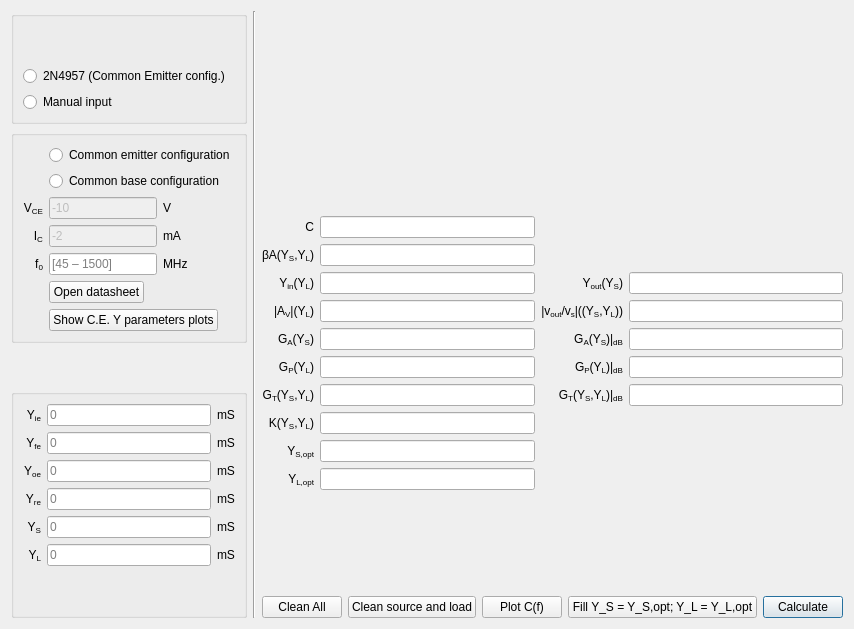
      <widget class="QWidget" name="tab_5">
       <attribute name="title">
        <string>Y</string>
       </attribute>
       <layout class="QGridLayout" name="gridLayout_5">
        <item row="2" column="0">
         <spacer name="verticalSpacer">
          <property name="orientation">
           <enum>Qt::Vertical</enum>
          </property>
          <property name="sizeHint" stdset="0">
           <size>
            <width>20</width>
            <height>40</height>
           </size>
          </property>
         </spacer>
        </item>
        <item row="4" column="2">
         <spacer name="verticalSpacer_5">
          <property name="orientation">
           <enum>Qt::Vertical</enum>
          </property>
          <property name="sizeType">
           <enum>QSizePolicy::Minimum</enum>
          </property>
          <property name="sizeHint" stdset="0">
           <size>
            <width>20</width>
            <height>40</height>
           </size>
          </property>
         </spacer>
        </item>
        <item row="5" column="2">
         <layout class="QHBoxLayout" name="horizontalLayout_2">
          <item>
           <widget class="QPushButton" name="Clean_all_button_4">
            <property name="text">
             <string>Clean All</string>
            </property>
           </widget>
          </item>
          <item>
           <widget class="QPushButton" name="Clean_button_3">
            <property name="text">
             <string>Clean source and load</string>
            </property>
           </widget>
          </item>
          <item>
           <widget class="QPushButton" name="plot_C_f0_button">
            <property name="text">
             <string>Plot C(f)</string>
            </property>
            <property name="autoDefault">
             <bool>false</bool>
            </property>
            <property name="default">
             <bool>false</bool>
            </property>
            <property name="flat">
             <bool>false</bool>
            </property>
           </widget>
          </item>
          <item>
           <widget class="QPushButton" name="Fill_ys_yl_opt_button">
            <property name="text">
             <string>Fill Y_S = Y_S,opt; Y_L = Y_L,opt</string>
            </property>
           </widget>
          </item>
          <item>
           <widget class="QPushButton" name="Calculate_button_4">
            <property name="text">
             <string>Calculate</string>
            </property>
            <property name="autoDefault">
             <bool>true</bool>
            </property>
            <property name="default">
             <bool>true</bool>
            </property>
           </widget>
          </item>
         </layout>
        </item>
        <item row="3" column="0" rowspan="3">
         <widget class="QGroupBox" name="groupBox">
          <property name="title">
           <string/>
          </property>
          <layout class="QGridLayout" name="gridLayout">
           <item row="4" column="1">
            <widget class="QLineEdit" name="y_s_box_2">
             <property name="placeholderText">
              <string>0</string>
             </property>
            </widget>
           </item>
           <item row="5" column="2">
            <widget class="QLabel" name="label_10">
             <property name="text">
              <string>mS</string>
             </property>
            </widget>
           </item>
           <item row="4" column="2">
            <widget class="QLabel" name="label_9">
             <property name="text">
              <string>mS</string>
             </property>
            </widget>
           </item>
           <item row="2" column="2">
            <widget class="QLabel" name="label_129">
             <property name="text">
              <string>mS</string>
             </property>
            </widget>
           </item>
           <item row="3" column="0">
            <widget class="QLabel" name="label_78">
             <property name="sizePolicy">
              <sizepolicy hsizetype="Minimum" vsizetype="Preferred">
               <horstretch>0</horstretch>
               <verstretch>0</verstretch>
              </sizepolicy>
             </property>
             <property name="toolTip">
              <string notr="true"/>
             </property>
             <property name="statusTip">
              <string notr="true"/>
             </property>
             <property name="whatsThis">
              <string notr="true"/>
             </property>
             <property name="accessibleName">
              <string notr="true"/>
             </property>
             <property name="accessibleDescription">
              <string notr="true"/>
             </property>
             <property name="text">
              <string>&lt;html&gt;&lt;head/&gt;&lt;body&gt;&lt;p&gt;Y&lt;span style=&quot; vertical-align:sub;&quot;&gt;re&lt;/span&gt;&lt;/p&gt;&lt;/body&gt;&lt;/html&gt;</string>
             </property>
             <property name="alignment">
              <set>Qt::AlignRight|Qt::AlignTrailing|Qt::AlignVCenter</set>
             </property>
            </widget>
           </item>
           <item row="4" column="0">
            <widget class="QLabel" name="label_120">
             <property name="sizePolicy">
              <sizepolicy hsizetype="Minimum" vsizetype="Preferred">
               <horstretch>0</horstretch>
               <verstretch>0</verstretch>
              </sizepolicy>
             </property>
             <property name="text">
              <string>Y&lt;sub&gt;S&lt;/sub&gt;</string>
             </property>
             <property name="alignment">
              <set>Qt::AlignRight|Qt::AlignTrailing|Qt::AlignVCenter</set>
             </property>
            </widget>
           </item>
           <item row="3" column="1">
            <widget class="QLineEdit" name="y_r_box_2">
             <property name="placeholderText">
              <string>0</string>
             </property>
            </widget>
           </item>
           <item row="5" column="0">
            <widget class="QLabel" name="label_119">
             <property name="sizePolicy">
              <sizepolicy hsizetype="Minimum" vsizetype="Preferred">
               <horstretch>0</horstretch>
               <verstretch>0</verstretch>
              </sizepolicy>
             </property>
             <property name="text">
              <string>Y&lt;sub&gt;L&lt;/sub&gt;</string>
             </property>
             <property name="alignment">
              <set>Qt::AlignRight|Qt::AlignTrailing|Qt::AlignVCenter</set>
             </property>
            </widget>
           </item>
           <item row="3" column="2">
            <widget class="QLabel" name="label_128">
             <property name="text">
              <string>mS</string>
             </property>
            </widget>
           </item>
           <item row="5" column="1">
            <widget class="QLineEdit" name="y_L_box_2">
             <property name="placeholderText">
              <string>0</string>
             </property>
            </widget>
           </item>
           <item row="1" column="1">
            <widget class="QLineEdit" name="y_f_box_2">
             <property name="placeholderText">
              <string>0</string>
             </property>
            </widget>
           </item>
           <item row="0" column="2">
            <widget class="QLabel" name="label_127">
             <property name="text">
              <string>mS</string>
             </property>
            </widget>
           </item>
           <item row="1" column="2">
            <widget class="QLabel" name="label_121">
             <property name="text">
              <string>mS</string>
             </property>
            </widget>
           </item>
           <item row="2" column="0">
            <widget class="QLabel" name="label_79">
             <property name="sizePolicy">
              <sizepolicy hsizetype="Minimum" vsizetype="Preferred">
               <horstretch>0</horstretch>
               <verstretch>0</verstretch>
              </sizepolicy>
             </property>
             <property name="toolTip">
              <string notr="true"/>
             </property>
             <property name="statusTip">
              <string notr="true"/>
             </property>
             <property name="whatsThis">
              <string notr="true"/>
             </property>
             <property name="accessibleName">
              <string notr="true"/>
             </property>
             <property name="accessibleDescription">
              <string notr="true"/>
             </property>
             <property name="text">
              <string>&lt;html&gt;&lt;head/&gt;&lt;body&gt;&lt;p&gt;Y&lt;span style=&quot; vertical-align:sub;&quot;&gt;oe&lt;/span&gt;&lt;/p&gt;&lt;/body&gt;&lt;/html&gt;</string>
             </property>
             <property name="alignment">
              <set>Qt::AlignRight|Qt::AlignTrailing|Qt::AlignVCenter</set>
             </property>
            </widget>
           </item>
           <item row="2" column="1">
            <widget class="QLineEdit" name="y_o_box_2">
             <property name="placeholderText">
              <string>0</string>
             </property>
            </widget>
           </item>
           <item row="0" column="1">
            <widget class="QLineEdit" name="y_i_box_2">
             <property name="placeholderText">
              <string>0</string>
             </property>
            </widget>
           </item>
           <item row="0" column="0">
            <widget class="QLabel" name="label_20">
             <property name="toolTip">
              <string notr="true"/>
             </property>
             <property name="statusTip">
              <string notr="true"/>
             </property>
             <property name="whatsThis">
              <string notr="true"/>
             </property>
             <property name="accessibleName">
              <string notr="true"/>
             </property>
             <property name="accessibleDescription">
              <string notr="true"/>
             </property>
             <property name="text">
              <string>&lt;html&gt;&lt;head/&gt;&lt;body&gt;&lt;p&gt;Y&lt;span style=&quot; vertical-align:sub;&quot;&gt;ie&lt;/span&gt;&lt;/p&gt;&lt;/body&gt;&lt;/html&gt;</string>
             </property>
             <property name="alignment">
              <set>Qt::AlignRight|Qt::AlignTrailing|Qt::AlignVCenter</set>
             </property>
            </widget>
           </item>
           <item row="1" column="0">
            <widget class="QLabel" name="label_81">
             <property name="sizePolicy">
              <sizepolicy hsizetype="Minimum" vsizetype="Preferred">
               <horstretch>0</horstretch>
               <verstretch>0</verstretch>
              </sizepolicy>
             </property>
             <property name="toolTip">
              <string notr="true"/>
             </property>
             <property name="statusTip">
              <string notr="true"/>
             </property>
             <property name="whatsThis">
              <string notr="true"/>
             </property>
             <property name="accessibleName">
              <string notr="true"/>
             </property>
             <property name="accessibleDescription">
              <string notr="true"/>
             </property>
             <property name="text">
              <string>&lt;html&gt;&lt;head/&gt;&lt;body&gt;&lt;p&gt;Y&lt;span style=&quot; vertical-align:sub;&quot;&gt;fe&lt;/span&gt;&lt;/p&gt;&lt;/body&gt;&lt;/html&gt;</string>
             </property>
             <property name="alignment">
              <set>Qt::AlignRight|Qt::AlignTrailing|Qt::AlignVCenter</set>
             </property>
            </widget>
           </item>
           <item row="6" column="1">
            <spacer name="verticalSpacer_2">
             <property name="orientation">
              <enum>Qt::Vertical</enum>
             </property>
             <property name="sizeHint" stdset="0">
              <size>
               <width>20</width>
               <height>40</height>
              </size>
             </property>
            </spacer>
           </item>
          </layout>
         </widget>
        </item>
        <item row="1" column="0">
         <widget class="QGroupBox" name="groupBox_4">
          <property name="title">
           <string/>
          </property>
          <layout class="QGridLayout" name="gridLayout_3">
           <item row="0" column="1" colspan="2">
            <widget class="QRadioButton" name="radioButton_CE">
             <property name="text">
              <string>Common emitter configuration</string>
             </property>
            </widget>
           </item>
           <item row="1" column="1" colspan="2">
            <widget class="QRadioButton" name="radioButton_CB">
             <property name="text">
              <string>Common base configuration</string>
             </property>
            </widget>
           </item>
           <item row="2" column="0">
            <widget class="QLabel" name="label_165">
             <property name="sizePolicy">
              <sizepolicy hsizetype="Fixed" vsizetype="Preferred">
               <horstretch>0</horstretch>
               <verstretch>0</verstretch>
              </sizepolicy>
             </property>
             <property name="layoutDirection">
              <enum>Qt::RightToLeft</enum>
             </property>
             <property name="text">
              <string>&lt;html&gt;&lt;head/&gt;&lt;body&gt;&lt;p&gt;V&lt;span style=&quot; vertical-align:sub;&quot;&gt;CE&lt;/span&gt;&lt;/p&gt;&lt;/body&gt;&lt;/html&gt;</string>
             </property>
             <property name="alignment">
              <set>Qt::AlignRight|Qt::AlignTrailing|Qt::AlignVCenter</set>
             </property>
            </widget>
           </item>
           <item row="2" column="1">
            <widget class="QLineEdit" name="vce_box_2">
             <property name="enabled">
              <bool>false</bool>
             </property>
             <property name="sizePolicy">
              <sizepolicy hsizetype="Fixed" vsizetype="Fixed">
               <horstretch>0</horstretch>
               <verstretch>0</verstretch>
              </sizepolicy>
             </property>
             <property name="text">
              <string>-10</string>
             </property>
            </widget>
           </item>
           <item row="2" column="2">
            <widget class="QLabel" name="label_37">
             <property name="sizePolicy">
              <sizepolicy hsizetype="Minimum" vsizetype="Preferred">
               <horstretch>0</horstretch>
               <verstretch>0</verstretch>
              </sizepolicy>
             </property>
             <property name="text">
              <string>V</string>
             </property>
            </widget>
           </item>
           <item row="3" column="0">
            <widget class="QLabel" name="label_166">
             <property name="sizePolicy">
              <sizepolicy hsizetype="Fixed" vsizetype="Preferred">
               <horstretch>0</horstretch>
               <verstretch>0</verstretch>
              </sizepolicy>
             </property>
             <property name="layoutDirection">
              <enum>Qt::RightToLeft</enum>
             </property>
             <property name="text">
              <string>&lt;html&gt;&lt;head/&gt;&lt;body&gt;&lt;p&gt;I&lt;span style=&quot; vertical-align:sub;&quot;&gt;C&lt;/span&gt;&lt;/p&gt;&lt;/body&gt;&lt;/html&gt;</string>
             </property>
             <property name="alignment">
              <set>Qt::AlignRight|Qt::AlignTrailing|Qt::AlignVCenter</set>
             </property>
            </widget>
           </item>
           <item row="3" column="1">
            <widget class="QLineEdit" name="vce_box_3">
             <property name="enabled">
              <bool>false</bool>
             </property>
             <property name="sizePolicy">
              <sizepolicy hsizetype="Fixed" vsizetype="Fixed">
               <horstretch>0</horstretch>
               <verstretch>0</verstretch>
              </sizepolicy>
             </property>
             <property name="text">
              <string>-2</string>
             </property>
            </widget>
           </item>
           <item row="3" column="2">
            <widget class="QLabel" name="label_38">
             <property name="sizePolicy">
              <sizepolicy hsizetype="Minimum" vsizetype="Preferred">
               <horstretch>0</horstretch>
               <verstretch>0</verstretch>
              </sizepolicy>
             </property>
             <property name="text">
              <string>mA</string>
             </property>
            </widget>
           </item>
           <item row="4" column="0">
            <widget class="QLabel" name="label_118">
             <property name="sizePolicy">
              <sizepolicy hsizetype="Fixed" vsizetype="Preferred">
               <horstretch>0</horstretch>
               <verstretch>0</verstretch>
              </sizepolicy>
             </property>
             <property name="layoutDirection">
              <enum>Qt::RightToLeft</enum>
             </property>
             <property name="text">
              <string>f&lt;sub&gt;0&lt;/sub&gt;</string>
             </property>
             <property name="alignment">
              <set>Qt::AlignRight|Qt::AlignTrailing|Qt::AlignVCenter</set>
             </property>
            </widget>
           </item>
           <item row="4" column="1">
            <widget class="QLineEdit" name="f0_box_2">
             <property name="sizePolicy">
              <sizepolicy hsizetype="Fixed" vsizetype="Fixed">
               <horstretch>0</horstretch>
               <verstretch>0</verstretch>
              </sizepolicy>
             </property>
             <property name="placeholderText">
              <string>[45 – 1500]</string>
             </property>
            </widget>
           </item>
           <item row="4" column="2">
            <widget class="QLabel" name="label_8">
             <property name="sizePolicy">
              <sizepolicy hsizetype="Minimum" vsizetype="Preferred">
               <horstretch>0</horstretch>
               <verstretch>0</verstretch>
              </sizepolicy>
             </property>
             <property name="text">
              <string>MHz</string>
             </property>
            </widget>
           </item>
           <item row="5" column="1">
            <widget class="QPushButton" name="open_datasheet_Y_button">
             <property name="sizePolicy">
              <sizepolicy hsizetype="Fixed" vsizetype="Fixed">
               <horstretch>0</horstretch>
               <verstretch>0</verstretch>
              </sizepolicy>
             </property>
             <property name="text">
              <string>Open datasheet</string>
             </property>
            </widget>
           </item>
           <item row="6" column="1" colspan="2">
            <widget class="QPushButton" name="show_plots_button">
             <property name="sizePolicy">
              <sizepolicy hsizetype="Fixed" vsizetype="Fixed">
               <horstretch>0</horstretch>
               <verstretch>0</verstretch>
              </sizepolicy>
             </property>
             <property name="text">
              <string notr="true">Show C.E. Y parameters plots</string>
             </property>
            </widget>
           </item>
          </layout>
         </widget>
        </item>
        <item row="0" column="2" rowspan="4">
         <layout class="QGridLayout" name="gridLayout_2">
          <item row="7" column="1">
           <widget class="QLineEdit" name="GP_box_2">
            <property name="readOnly">
             <bool>true</bool>
            </property>
           </widget>
          </item>
          <item row="6" column="3">
           <widget class="QLineEdit" name="GA_box_dB_2">
            <property name="readOnly">
             <bool>true</bool>
            </property>
           </widget>
          </item>
          <item row="5" column="2">
           <widget class="QLabel" name="label_174">
            <property name="text">
             <string>&lt;html&gt;&lt;head/&gt;&lt;body&gt;&lt;p&gt;|v&lt;span style=&quot; vertical-align:sub;&quot;&gt;out&lt;/span&gt;/v&lt;span style=&quot; vertical-align:sub;&quot;&gt;s&lt;/span&gt;|((Y&lt;span style=&quot; vertical-align:sub;&quot;&gt;S&lt;/span&gt;,Y&lt;span style=&quot; vertical-align:sub;&quot;&gt;L&lt;/span&gt;))&lt;/p&gt;&lt;/body&gt;&lt;/html&gt;</string>
            </property>
            <property name="alignment">
             <set>Qt::AlignRight|Qt::AlignTrailing|Qt::AlignVCenter</set>
            </property>
           </widget>
          </item>
          <item row="4" column="3">
           <widget class="QLineEdit" name="y_out_box_2">
            <property name="sizePolicy">
             <sizepolicy hsizetype="Expanding" vsizetype="Fixed">
              <horstretch>0</horstretch>
              <verstretch>0</verstretch>
             </sizepolicy>
            </property>
            <property name="readOnly">
             <bool>true</bool>
            </property>
           </widget>
          </item>
          <item row="7" column="0">
           <widget class="QLabel" name="label_133">
            <property name="text">
             <string>G&lt;sub&gt;P&lt;/sub&gt;(Y&lt;sub&gt;L&lt;/sub&gt;)</string>
            </property>
            <property name="alignment">
             <set>Qt::AlignRight|Qt::AlignTrailing|Qt::AlignVCenter</set>
            </property>
           </widget>
          </item>
          <item row="10" column="0">
           <widget class="QLabel" name="label_134">
            <property name="text">
             <string>Y&lt;sub&gt;S,opt&lt;/sub&gt;</string>
            </property>
            <property name="alignment">
             <set>Qt::AlignRight|Qt::AlignTrailing|Qt::AlignVCenter</set>
            </property>
           </widget>
          </item>
          <item row="7" column="2">
           <widget class="QLabel" name="label_137">
            <property name="text">
             <string>&lt;html&gt;&lt;head/&gt;&lt;body&gt;&lt;p&gt;G&lt;span style=&quot; vertical-align:sub;&quot;&gt;P&lt;/span&gt;(Y&lt;span style=&quot; vertical-align:sub;&quot;&gt;L&lt;/span&gt;)|&lt;span style=&quot; vertical-align:sub;&quot;&gt;dB&lt;/span&gt;&lt;/p&gt;&lt;/body&gt;&lt;/html&gt;</string>
            </property>
            <property name="alignment">
             <set>Qt::AlignRight|Qt::AlignTrailing|Qt::AlignVCenter</set>
            </property>
           </widget>
          </item>
          <item row="4" column="1">
           <widget class="QLineEdit" name="y_in_box_2">
            <property name="readOnly">
             <bool>true</bool>
            </property>
           </widget>
          </item>
          <item row="8" column="3">
           <widget class="QLineEdit" name="GT_box_dB_2">
            <property name="readOnly">
             <bool>true</bool>
            </property>
           </widget>
          </item>
          <item row="5" column="0">
           <widget class="QLabel" name="label_173">
            <property name="text">
             <string>&lt;html&gt;&lt;head/&gt;&lt;body&gt;&lt;p&gt;|A&lt;span style=&quot; vertical-align:sub;&quot;&gt;V&lt;/span&gt;|(Y&lt;span style=&quot; vertical-align:sub;&quot;&gt;L&lt;/span&gt;)&lt;/p&gt;&lt;/body&gt;&lt;/html&gt;</string>
            </property>
            <property name="alignment">
             <set>Qt::AlignRight|Qt::AlignTrailing|Qt::AlignVCenter</set>
            </property>
           </widget>
          </item>
          <item row="6" column="2">
           <widget class="QLabel" name="label_136">
            <property name="text">
             <string>&lt;html&gt;&lt;head/&gt;&lt;body&gt;&lt;p&gt;G&lt;span style=&quot; vertical-align:sub;&quot;&gt;A&lt;/span&gt;(Y&lt;span style=&quot; vertical-align:sub;&quot;&gt;S&lt;/span&gt;)|&lt;span style=&quot; vertical-align:sub;&quot;&gt;dB&lt;/span&gt;&lt;/p&gt;&lt;/body&gt;&lt;/html&gt;</string>
            </property>
            <property name="alignment">
             <set>Qt::AlignRight|Qt::AlignTrailing|Qt::AlignVCenter</set>
            </property>
           </widget>
          </item>
          <item row="8" column="2">
           <widget class="QLabel" name="label_138">
            <property name="text">
             <string>&lt;html&gt;&lt;head/&gt;&lt;body&gt;&lt;p&gt;G&lt;span style=&quot; vertical-align:sub;&quot;&gt;T&lt;/span&gt;(Y&lt;span style=&quot; vertical-align:sub;&quot;&gt;S&lt;/span&gt;,Y&lt;span style=&quot; vertical-align:sub;&quot;&gt;L&lt;/span&gt;)|&lt;span style=&quot; vertical-align:sub;&quot;&gt;dB&lt;/span&gt;&lt;/p&gt;&lt;/body&gt;&lt;/html&gt;</string>
            </property>
            <property name="alignment">
             <set>Qt::AlignRight|Qt::AlignTrailing|Qt::AlignVCenter</set>
            </property>
           </widget>
          </item>
          <item row="9" column="0">
           <widget class="QLabel" name="label_132">
            <property name="text">
             <string>&lt;html&gt;&lt;head/&gt;&lt;body&gt;&lt;p&gt;K(Y&lt;span style=&quot; vertical-align:sub;&quot;&gt;S&lt;/span&gt;,Y&lt;span style=&quot; vertical-align:sub;&quot;&gt;L&lt;/span&gt;)&lt;/p&gt;&lt;/body&gt;&lt;/html&gt;</string>
            </property>
            <property name="alignment">
             <set>Qt::AlignRight|Qt::AlignTrailing|Qt::AlignVCenter</set>
            </property>
           </widget>
          </item>
          <item row="11" column="0">
           <widget class="QLabel" name="label_140">
            <property name="text">
             <string>Y&lt;sub&gt;L,opt&lt;/sub&gt;</string>
            </property>
            <property name="alignment">
             <set>Qt::AlignRight|Qt::AlignTrailing|Qt::AlignVCenter</set>
            </property>
           </widget>
          </item>
          <item row="7" column="3">
           <widget class="QLineEdit" name="GP_box_dB_2">
            <property name="readOnly">
             <bool>true</bool>
            </property>
           </widget>
          </item>
          <item row="3" column="0">
           <widget class="QLabel" name="label_143">
            <property name="text">
             <string>βA(Y&lt;sub&gt;S&lt;/sub&gt;,Y&lt;sub&gt;L&lt;/sub&gt;)</string>
            </property>
            <property name="alignment">
             <set>Qt::AlignRight|Qt::AlignTrailing|Qt::AlignVCenter</set>
            </property>
           </widget>
          </item>
          <item row="10" column="1">
           <widget class="QLineEdit" name="y_s_opt_box_2">
            <property name="readOnly">
             <bool>true</bool>
            </property>
           </widget>
          </item>
          <item row="8" column="1">
           <widget class="QLineEdit" name="GT_box_2">
            <property name="readOnly">
             <bool>true</bool>
            </property>
           </widget>
          </item>
          <item row="3" column="1">
           <widget class="QLineEdit" name="beta_A_box_2">
            <property name="readOnly">
             <bool>true</bool>
            </property>
           </widget>
          </item>
          <item row="6" column="0">
           <widget class="QLabel" name="label_135">
            <property name="text">
             <string>G&lt;sub&gt;A&lt;/sub&gt;(Y&lt;sub&gt;S&lt;/sub&gt;)</string>
            </property>
            <property name="alignment">
             <set>Qt::AlignRight|Qt::AlignTrailing|Qt::AlignVCenter</set>
            </property>
           </widget>
          </item>
          <item row="8" column="0">
           <widget class="QLabel" name="label_141">
            <property name="text">
             <string>G&lt;sub&gt;T&lt;/sub&gt;(Y&lt;sub&gt;S&lt;/sub&gt;,Y&lt;sub&gt;L&lt;/sub&gt;)</string>
            </property>
            <property name="alignment">
             <set>Qt::AlignRight|Qt::AlignTrailing|Qt::AlignVCenter</set>
            </property>
           </widget>
          </item>
          <item row="9" column="1">
           <widget class="QLineEdit" name="k_box_3">
            <property name="readOnly">
             <bool>true</bool>
            </property>
           </widget>
          </item>
          <item row="4" column="0">
           <widget class="QLabel" name="label_142">
            <property name="text">
             <string>Y&lt;sub&gt;in&lt;/sub&gt;(Y&lt;sub&gt;L&lt;/sub&gt;)</string>
            </property>
            <property name="alignment">
             <set>Qt::AlignRight|Qt::AlignTrailing|Qt::AlignVCenter</set>
            </property>
           </widget>
          </item>
          <item row="4" column="2">
           <widget class="QLabel" name="label_131">
            <property name="text">
             <string>Y&lt;sub&gt;out&lt;/sub&gt;(Y&lt;sub&gt;S&lt;/sub&gt;)</string>
            </property>
            <property name="alignment">
             <set>Qt::AlignRight|Qt::AlignTrailing|Qt::AlignVCenter</set>
            </property>
           </widget>
          </item>
          <item row="11" column="1">
           <widget class="QLineEdit" name="y_L_opt_box_2">
            <property name="readOnly">
             <bool>true</bool>
            </property>
           </widget>
          </item>
          <item row="5" column="1">
           <widget class="QLineEdit" name="A_V_box">
            <property name="readOnly">
             <bool>true</bool>
            </property>
           </widget>
          </item>
          <item row="5" column="3">
           <widget class="QLineEdit" name="vout_over_vs_box">
            <property name="readOnly">
             <bool>true</bool>
            </property>
           </widget>
          </item>
          <item row="6" column="1">
           <widget class="QLineEdit" name="GA_box_2">
            <property name="readOnly">
             <bool>true</bool>
            </property>
           </widget>
          </item>
          <item row="2" column="0">
           <widget class="QLabel" name="label_139">
            <property name="text">
             <string>C</string>
            </property>
            <property name="alignment">
             <set>Qt::AlignRight|Qt::AlignTrailing|Qt::AlignVCenter</set>
            </property>
           </widget>
          </item>
          <item row="2" column="1">
           <widget class="QLineEdit" name="C_box_2">
            <property name="readOnly">
             <bool>true</bool>
            </property>
           </widget>
          </item>
          <item row="1" column="1" colspan="3">
           <widget class="QLabel" name="text_2">
            <property name="text">
             <string/>
            </property>
            <property name="alignment">
             <set>Qt::AlignLeading|Qt::AlignLeft|Qt::AlignVCenter</set>
            </property>
           </widget>
          </item>
          <item row="0" column="1">
           <spacer name="verticalSpacer_4">
            <property name="orientation">
             <enum>Qt::Vertical</enum>
            </property>
            <property name="sizeType">
             <enum>QSizePolicy::Minimum</enum>
            </property>
            <property name="sizeHint" stdset="0">
             <size>
              <width>20</width>
              <height>40</height>
             </size>
            </property>
           </spacer>
          </item>
         </layout>
        </item>
        <item row="0" column="0">
         <widget class="QGroupBox" name="groupBox_2">
          <property name="title">
           <string/>
          </property>
          <layout class="QVBoxLayout" name="verticalLayout_2">
           <item>
            <spacer name="verticalSpacer_3">
             <property name="orientation">
              <enum>Qt::Vertical</enum>
             </property>
             <property name="sizeHint" stdset="0">
              <size>
               <width>20</width>
               <height>40</height>
              </size>
             </property>
            </spacer>
           </item>
           <item>
            <widget class="QRadioButton" name="radiobutton_2n4957">
             <property name="text">
              <string>2N4957 (Common Emitter config.)</string>
             </property>
            </widget>
           </item>
           <item>
            <widget class="QRadioButton" name="manual_input_y_radioButton">
             <property name="text">
              <string>Manual input</string>
             </property>
            </widget>
           </item>
          </layout>
         </widget>
        </item>
        <item row="0" column="1" rowspan="6">
         <widget class="Line" name="line">
          <property name="orientation">
           <enum>Qt::Vertical</enum>
          </property>
         </widget>
        </item>
       </layout>
      </widget>
